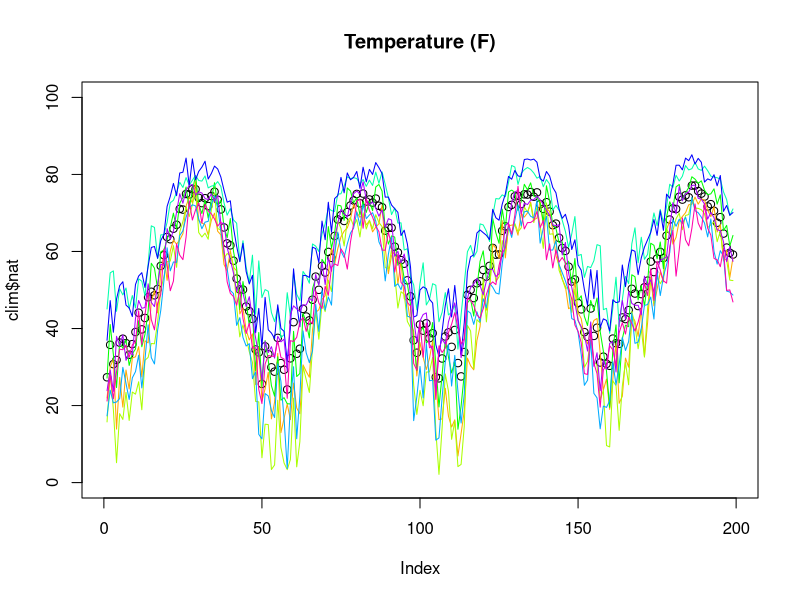
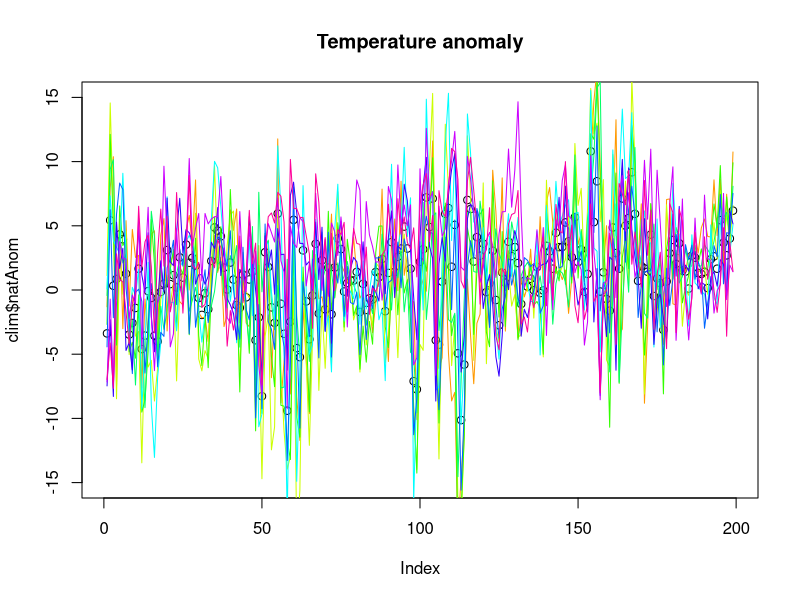

Recreate these plots in R, in order. (Note: this script raises an error after producing the figures.)
#####################################
# GET CLIMATE DATA

rm(list=ls())
script_name <- "clim_data"
# Downloaded from: http://www.ncdc.noaa.gov/temp-and-precip/us-weekly/
# Click on excel logo. Then I copy pasted the text file into excel, saved it as a text and then imported
# this text file in a new spread sheet and saved it as .csv

# In this new spread sheet, I have manually removed the first row (saying temp in F etc), then saved this 
# as weekly_temp_raw.csv

# Load data
clim = read.csv("./Data/Weekly_temp_raw.csv", colClasses="character")

# Add week number, year 2014 has 53 weeks
clim$week = c(c(1:52),c(1:53),c(1:52),c(1:42)) # When loading in new data, change the last figure to the current week
clim$week = ifelse(clim$week %in%c(1:9), paste0("0",clim$week), clim$week)
clim$year = c(rep("2013",52),rep("2014",53),rep("2015",52),rep("2016",42)) # idem

# Create weekname variable
clim$weekname = paste0(clim$year, "-",clim$week)

# Plot temp
plot(clim$nat, main="Temperature (F)", ylim=c(0,100))
col=rainbow(length(c(2:10)))
for(i in c(2:10)){
  lines(clim[,i], col=col[i])  
}

# Temperature patterns seems quite similar across the regions


#  Plot Temperature anomalies
plot(clim$natAnom, main="Temperature anomaly", ylim=c(-15,15))
col=rainbow(length(c(11:20)))
for(i in c(11:20)){
  lines(clim[,i], col=col[i-10])  
}

clim = clim%>%dplyr::select(weekname,nat,natAnom)
names(clim) = c("weekname","temp_av","temp_anom_av")


########################################
#### save & load
savename <- paste0("./Data/", script_name, ".Rda")
save(clim,file = savename)
